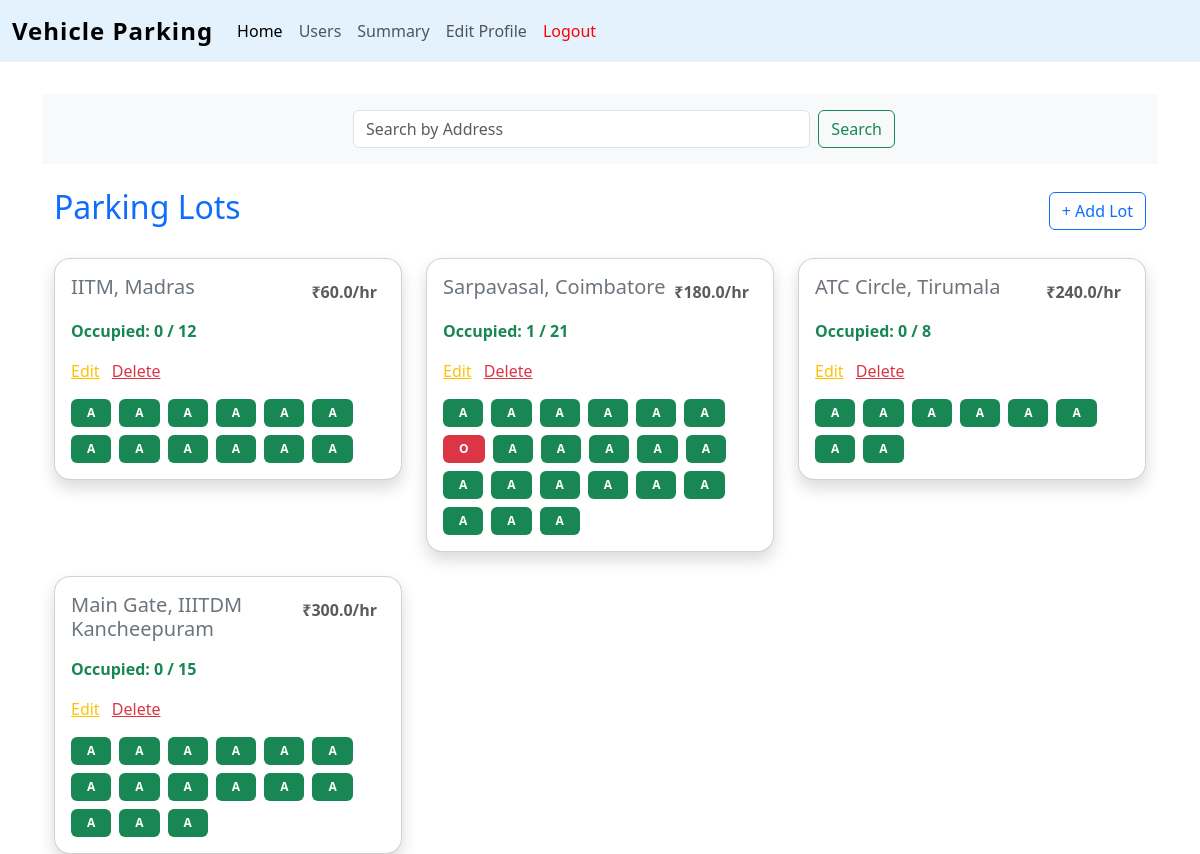
Screenshot of /admin_dashboard (signed in) with the database file from the repository.
### controllers/models.py (models this page shows)
class parking_lot(db.Model):
    id = db.Column(db.Integer, primary_key=True)
    location_name = db.Column(db.String(100), nullable=False)
    max_spots = db.Column(db.Integer,nullable=True)
    available_spots = db.Column(db.Integer, nullable=True)
    price = db.Column(db.Float,nullable=False)
    address = db.Column(db.String(200),nullable=False)
    pincode = db.Column(db.String(10),nullable=True)
    spots = db.relationship('parking_spot')

class parking_spot(db.Model):
    id = db.Column(db.Integer,primary_key=True)
    parking_lot_id = db.Column(db.Integer,db.ForeignKey('parking_lot.id'),nullable=False)
    status = db.Column(db.String(20),nullable=False)
    reserve_parking_spot = db.relationship('reserve_parking_spot')
    lot = db.relationship('parking_lot')

### controllers/routes.py (the view)
@app.route('/admin_dashboard')
def admin_dashboard():
    if 'username' not in session or not session.get('is_admin'):
        flash("Access denied. Admins only.", "danger")
        return redirect(url_for('login'))
    lots = parking_lot.query.all()
    return render_template('admin_dashboard.html', parking_lots=lots)

### templates/admin_dashboard.html (shortened to what this page needs)
{% extends 'layout.html' %}
{% block content %}
<div class="container-fluid bg-light p-3 mb-4">
    <center>
      <form action = "{{url_for('search_parking_lots')}}" method = "POST" class="d-flex ms-5 col-6" role="search">
        <input class="form-control me-2" type="search" name="search_query" placeholder="Search by Address" aria-label="Search" />
        <button class="btn btn-outline-success" type="submit">Search</button>
      </form>
</div>
<div class="container mt-4">
  <div class="d-flex justify-content-between align-items-center mb-4">
    <h2 class="text-primary">Parking Lots</h2>
    <button class="btn btn-outline-primary" data-bs-toggle="collapse" data-bs-target="#addLotForm">
      + Add Lot
    </button>
  </div>
  <div class="row g-4">
    {% for lot in parking_lots %}
    <div class="col-md-4">
      <div class="card shadow rounded-4">
        <div class="card-body">
          <div class="d-flex justify-content-between mb-2">
            <h5 class="card-title text-secondary">{{ lot.location_name }}, {{ lot.address}}</h5>
            <div><h6 class="card-subtitle text-muted fw-bold m-2">₹{{ lot.price }}/hr</h6></div>
          </div>
          <p class="text-success fw-bold">
            Occupied:
            {{ lot.spots | selectattr("status", "equalto", "occupied") | list | length }}
            / {{ lot.max_spots }}
          </p>
          <div>
              <a href="{{url_for('edit_parking_lot', lot_id=lot.id)}}" class="text-warning me-2">Edit</a>
              <a href="{{url_for('delete_parking_lot', lot_id=lot.id)}}" class="text-danger">Delete</a>
            </div>
          <div class="d-flex flex-wrap gap-2 mt-3">
            {% for spot in lot.spots %}
              {% if spot.status == 'occupied' %}
                <a href="{{url_for('spot_details',lot_id=lot.id,spot_id=spot.id)}}"><span class="badge bg-danger px-3 py-2">O</span></a>
              {% elif spot.status == 'available'  %}
                <a href="{{url_for('spot_details',lot_id=lot.id,spot_id=spot.id)}}"><span class="badge bg-success px-3 py-2">A</span></a>
              {% endif %}
            {% endfor %}
          </div>
        </div>
      </div>
    </div>
    {% endfor %}
  </div>
</div>
{% endblock %}

### rows the page displays
parking_lot: location_name "IITM", address "Madras", price "60.0", spots|selectattr "0", max_spots "12"
parking_lot: location_name "Sarpavasal", address "Coimbatore", price "180.0", spots|selectattr "1", max_spots "21"
parking_lot: location_name "ATC Circle", address "Tirumala", price "240.0", spots|selectattr "0", max_spots "8"
parking_lot: location_name "Main Gate", address "IIITDM Kancheepuram", price "300.0", spots|selectattr "0", max_spots "15"
